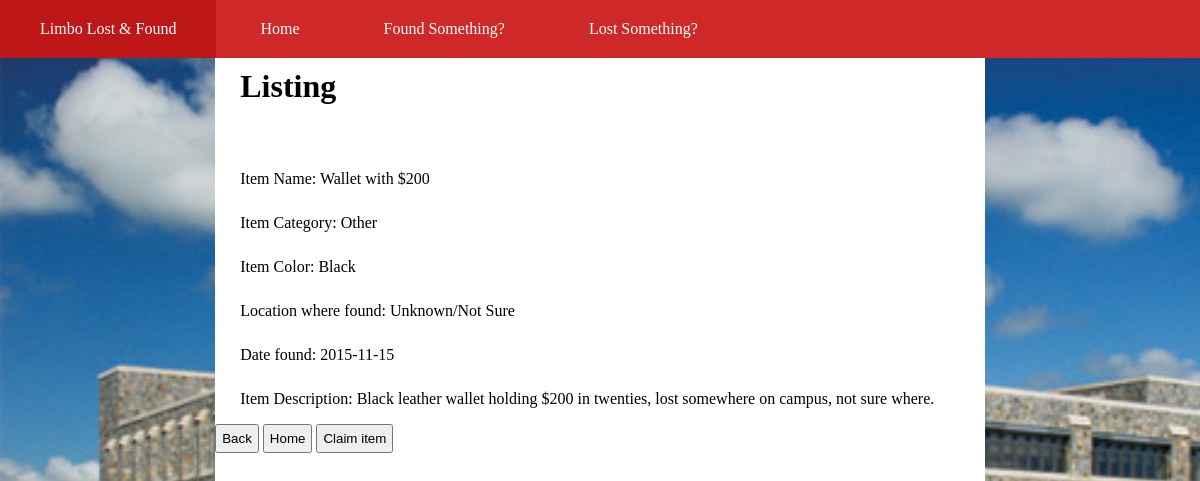
The page /results.php?id=6 on the database as committed earlier.
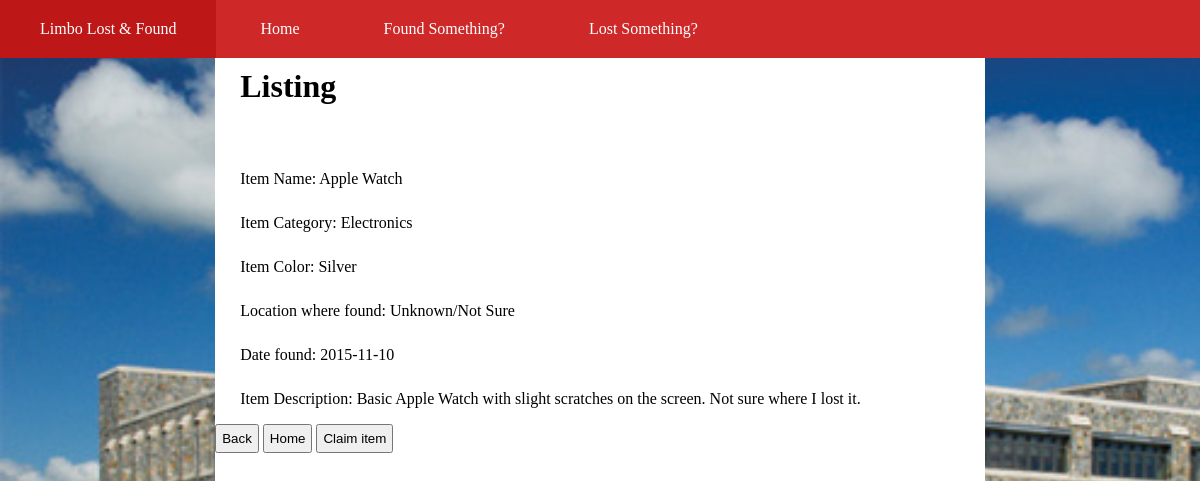
The same page on the database as committed later.
### tables this page shows
CREATE TABLE IF NOT EXISTS stuff(
id INT PRIMARY KEY AUTO_INCREMENT,
item TEXT NOT NULL,
location_id INT NOT NULL,
category SET('Electronics', 'Clothing', 'School Supplies', 'Other') NOT NULL,
color TEXT NOT NULL,
description TEXT NOT NULL,
item_date DATE NOT NULL,
create_date DATE NOT NULL,
update_date DATE NOT NULL,
room TEXT,
owner TEXT,
finder TEXT,
status SET('Found', 'Lost', 'Claimed') NOT NULL,
image TEXT,
FOREIGN KEY (location_id) REFERENCES locations(id)
);

CREATE TABLE IF NOT EXISTS locations(
id INT PRIMARY KEY AUTO_INCREMENT,
create_date DATETIME NOT NULL,
update_date DATETIME NOT NULL,
location_name TEXT NOT NULL);

### includes/helpers.php (the view, shortened to what this page needs)
<?php
function buildEmailButton($dbc, $id){
  $query = 'SELECT status FROM stuff WHERE id =' . $id;
  $results = mysqli_query($dbc , $query);
  if($results){
    while ($row = mysqli_fetch_array($results, MYSQLI_ASSOC)){
        if ($row['status'] == "Found") {
             echo '<input type="button" onclick="location.href=\'email.php\';" value="Claim item">';
        } else if ($row['status'] == "Lost") {
             echo '<input type="button" onclick="location.href=\'email.php\';" value="Found this item">';
        }
     }
  }
}
function show_listing($dbc, $id) {
  $query = 'SELECT * FROM stuff LEFT JOIN locations ON stuff.location_id=locations.id WHERE stuff.id = ' . $id;
  $results = mysqli_query( $dbc , $query ) ;
  if( $results )
  {
      echo '<H1>Listing</H1>' ;
      if( $row = mysqli_fetch_array( $results , MYSQLI_ASSOC ) )
      {
        echo '<p>Item Name: ' . $row['item'] . '</p>';
        echo '<p>Item Category: ' . $row['category'] . '</p>';
        echo '<p>Item Color: ' . $row['color'] . '</p>';
        if($row['location_name'])
          echo '<p>Location where ' . strtolower($row['status']) . ': ' . $row['location_name'] . '</p>';
        echo '<p>Date ' . strtolower($row['status']) . ': ' . $row['item_date'] .'</p>';
        echo '<p>Item Description: ' . $row['description'] . '</p>';
      }
  }
}

### results.php (shortened to what this page needs)
<!DOCTYPE html>
<html>
<head>
	<link rel="stylesheet" type="text/css" href="templates/sharedStyle.css">
</head>
<body>
<?php
	require('includes/helpers.php');
	require('templates/navbar.php');
	if(isset($_GET['id'])){
		$id = $_GET['id'];
	}
?>
<div id="mainForm">
<?php
	if($_SERVER[ 'REQUEST_METHOD' ] == 'GET') {
    	if(isset($_GET['id'])){
      		show_listing($dbc, $id);
    	}
	}
	else if($_SERVER['REQUEST_METHOD'] == 'POST'){
		insert_item($dbc, $item, $location, $category, $color, $descr, $date, $status);
		echo "Success!";
	}
?>
<input action="action" type="button" value="Back" onclick="history.go(-1);" />
<input type="button" onclick="location.href='index.php';" value="Home" />
<?php
	if (isset($_GET['id'])) {
		buildEmailButton($dbc, $id);
	}
?>
</div>
</body>
</html>

### templates/navbar.php
<div id="navbar">
<ul>
	<a href="index.php"><li>Limbo Lost & Found</li></a>
	<a href="index.php"><li>Home</li></a>
	<a href="found.php"><li>Found Something?</li></a>
	<a href="lost.php"><li>Lost Something?</li></a>
</ul>
</div>

### templates/sharedStyle.css (style rules this page uses)
html { height: 100%; background-image: url("../images/hancock.jpg"); background-size: cover; background-repeat: no-repeat; background-attachment: fixed; position: relative; }
body { height: 100%; }
ul { list-style-type: none; margin: 0; padding: 0; }
input { padding: 5px; }
#navbar { background-color: #CF2828; left: 0; top: 0; position: fixed; width: 100%; margin: 0; z-index: 2; }
#navbar li { display: inline-block; padding-top:20px; padding-bottom:20px; padding-left:40px; padding-right:40px; }
#navbar a { color: #FFFFFF; text-decoration: none; }
#mainForm { min-height: 100%; width: 65%; padding-bottom:100px; margin-top: 58px; margin-right: auto; margin-left: auto; margin-bottom: 0; background-color: #FFFFFF; z-index: 1; position: relative; }
#mainForm h1, p, h3 { padding-top: 10px; padding-left: 25px; }

Rows that differ between the two databases and show on the page:
changed stuff "found": item "Wallet with $200" → "Apple Watch"; category "Other" → "Electronics"; color "Black" → "Silver"; item_date "2015-11-15" → "2015-11-10"; description "Black leather wallet holding $200 in twenties, lost somewhere on campus, not sure where." → "Basic Apple Watch with slight scratches on the screen. Not sure where I lost it."
